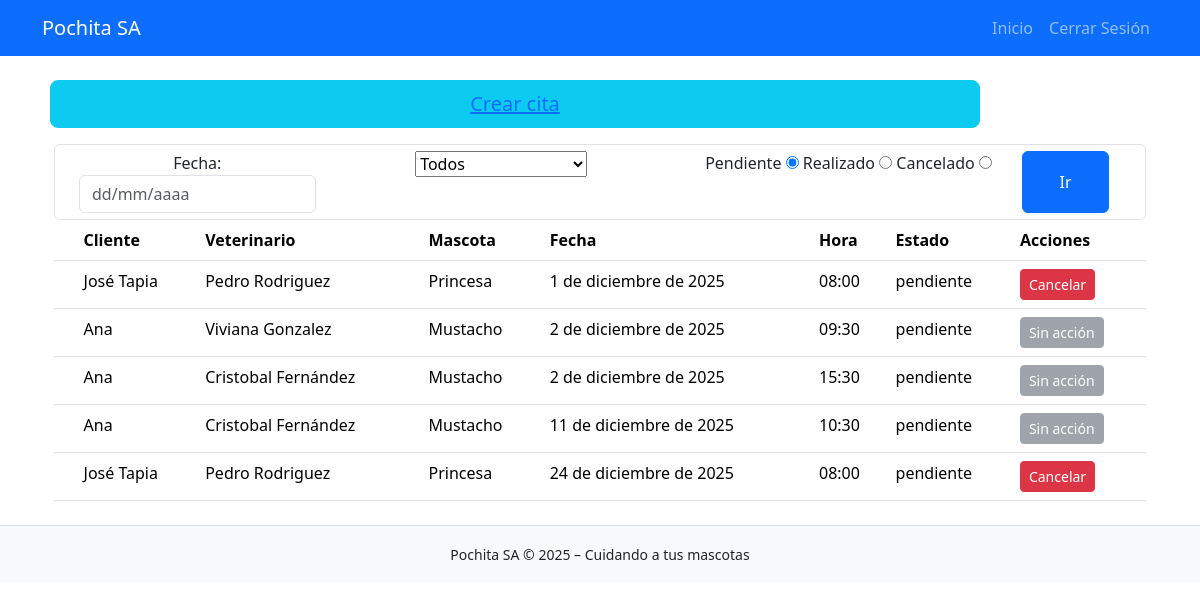
/horarios/ (signed in), run on an earlier commit of the app's database.
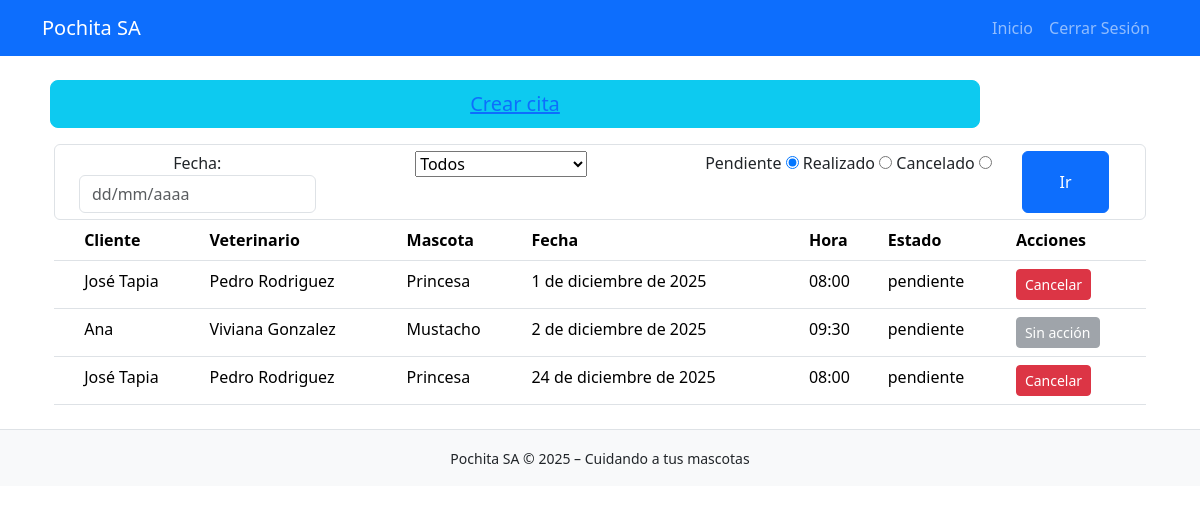
And on a later commit of the database.
### horarios/models.py (models this page shows, shortened)
class Cita(models.Model):
    fecha = models.DateField(verbose_name="Fecha agendada")
    hora_inicial = models.IntegerField(verbose_name="Bloque inicial de cita")
    estado = models.CharField(max_length=9, choices=ESTADOS_DE_CITA, verbose_name="Estado")
    veterinario = models.ForeignKey(Veterinario, on_delete=models.CASCADE, verbose_name="Veterinario asignado")
    ficha_cliente = models.ForeignKey(FichaMascota, on_delete=models.CASCADE, verbose_name="Ficha Cliente")
    updated = models.DateTimeField(auto_now=True, verbose_name="Última vez actualizado")
    def bloques_a_tiempo(self, bloque):
        inicio_horario = datetime(self.fecha.year, self.fecha.month, self.fecha.day, 8, 0, 0, 0)
        result = inicio_horario + timedelta(minutes=(bloque - 1) * 30)
        return result.strftime('%H:%M')
    @property
    def hora_inicial_a_tiempo(self):
        return self.bloques_a_tiempo(self.hora_inicial)

### fichas_mascota/models.py (models this page shows, shortened)
class FichaMascota(models.Model):
    cliente = models.CharField(max_length=90, verbose_name="Nombre del dueño")
    mascota = models.CharField(max_length=30, verbose_name="Nombre de la mascota")
    especie = models.CharField(max_length=40, verbose_name="Especie de la mascota")
    edad = models.IntegerField(verbose_name="Edad de la mascota")
    peso = models.IntegerField(verbose_name="Peso de la mascota")
    vacunas = models.TextField(max_length=60, verbose_name="Descripción de vacunas")
    tratamientos_apli = models.TextField(max_length=200, verbose_name="Tratamientos aplicados")
    tratamientos_sig = models.TextField(max_length=100, verbose_name="Siguiente tratamiento por aplicar")
    telefono = models.CharField(max_length=15, verbose_name="Teléfono de contacto")
    created = models.DateTimeField(auto_now_add=True, verbose_name="Fecha creación")
    updated = models.DateTimeField(auto_now=True, verbose_name="Última vez actualizado")

### veterinarios/models.py (models this page shows, shortened)
class Veterinario(models.Model):
    nombre = models.CharField(max_length=120, verbose_name="Nombre de Veterinario")
    usuario = models.ForeignKey(User, on_delete=models.CASCADE, verbose_name="Cuenta de usuario")
    created = models.DateTimeField(auto_now_add=True, verbose_name="Fecha de registro")

### horarios/views.py (the view)
# urls.py: path('', views.horarios, name = "horarios"),
@login_required
def horarios(req):
    veterinario = req.GET.get('veterinario')
    if veterinario:
        veterinario = veterinario.strip()
    estado = req.GET.get('estado', None)
    lista_estados = ["realizado", "pendiente", "cancelado"]
    if estado not in lista_estados: estado = "pendiente"
    fecha = localtime().date()
    try:
        fecha_str = req.GET.get('fecha', None)
        fecha = datetime.strptime(fecha_str, "%d/%m/%Y").date()
        fecha_max = fecha
    except:
        fecha = date(fecha.year, fecha.month, 1)
        fecha_max = fecha + relativedelta(months=1)
        fecha_max = date(
            fecha_max.year,
            fecha_max.month,
            calendar.monthrange(fecha_max.year, fecha_max.month)[1]
        )
    if(veterinario): citas = Cita.objects.filter(fecha__range = (fecha, fecha_max), estado = estado, veterinario__id = veterinario).order_by('fecha')
    else: citas = Cita.objects.filter(fecha__range = (fecha, fecha_max), estado = estado).order_by('fecha')
    veterinarios = Veterinario.objects.all().order_by('id')
    try: vet_loggeado = Veterinario.objects.get(usuario__id = req.user.id)
    except: vet_loggeado = None
    notificaciones = get_notificaciones(req)
    return render(req, 'horarios/horario.html', {
        'citas': citas,
        'fecha_min': date(2020, 1, 1),
        'fecha_max': fecha_max,
        'veterinarios': veterinarios,
        'vet_loggeado': vet_loggeado,
        'notificaciones': notificaciones
    })

### core/processors.py (called while the page is built)
def ctx_dict(req):
    ctx = {
        "NOMBRE_PAGINA": "Pochita S.A",
        "LINK_GITHUB": "https://github.com/FrappuccinoIc/pochita_sa"
    }
    return ctx

### core/views.py (called while the page is built)
def get_notificaciones(req):
    user_id = req.user.id
    try: recepcionista = Recepcionista.objects.get(usuario__id = user_id)
    except: recepcionista = False
    if not recepcionista:
        return 0
    notificaciones = Notificacion.objects.filter(recepcionista__usuario__id = user_id)
    return {"num": len(notificaciones), "es_recepcionista": recepcionista}

### horarios/templates/horarios/horario.html (shortened to what this page needs)
{% extends 'core/base.html' %}
{% block content %}
<div class="container">
    <div class="row text-center mb-3 x-5">
        <button class="btn btn-info btn-lg btn-block col-10 mx-2"><a class="" href="/horarios/citas/registrar">Crear cita</a></button>
    </div>
    <form class="form-control text-center" method="get" action="">
        <div class="container row">
            <div class="col-3">
                <label for="fecha">Fecha:</label>
                <input type="text" id="fecha" name="fecha" class="form-control" autocomplete="off" placeholder="dd/mm/aaaa"
                    min="{{fecha_min.year}}-{{fecha_min.month}}-1"
                    max="{{fecha_max.year}}-{{fecha_max.month}}-{{fecha_max.day}}"
                >
            </div>
            <div class="col-4">
                <select name="veterinario" id="veterinario">
                    <option value="">Todos</option>
                </select>
            </div>
            <div class="col-4">
                <label for="pendiente">Pendiente</label>
                <input type="radio" id="pendiente" name="estado" value="pendiente" checked>
                <label for="realizado">Realizado</label>
                <input type="radio" id="realizado" name="estado" value="realizado">
                <label for="cancelado">Cancelado</label>
                <input type="radio" id="cancelado" name="estado" value="cancelado">
            </div>
            <button class="btn btn-primary col-1">Ir</button>
        </div>
    </form>
    <table class="table">
        <thead>
            <tr>
                <th></th>
                <th>Cliente</th>
                <th>Veterinario</th>
                <th>Mascota</th>
                <th>Fecha</th>
                <th>Hora</th>
                <th>Estado</th>
                <th>Acciones</th>
            </tr>
        </thead>
        <tbody>
            {% for cita in citas %}
            <tr>
                <td></td>
                <td>{{ cita.ficha_cliente.cliente }}</td>
                <td>{{ cita.veterinario.nombre }}</td>
                <td>{{ cita.ficha_cliente.mascota }}</td>
                <td>{{ cita.fecha }}</td>
                <td>{{ cita.hora_inicial_a_tiempo }}</td>
                <td>{{ cita.estado }}</td>
                <td>
                    {% if vet_loggeado.id == cita.veterinario.id and cita.estado == "pendiente" %}
                    <a href="{% url 'eliminar_cita' cita.id %}"
                        class="btn btn-sm btn-danger">
                        Cancelar
                    </a>
                    {% elif vet_loggeado.id == cita.veterinario.id %}
                    <button class="btn btn-sm btn-dark" disabled>
                        {{ cita.estado|capfirst }}
                    </button>
                    {% else %}
                    <button class="btn btn-sm btn-secondary" disabled>
                        Sin acción
                    </button>
                    {% endif %}
                </td>
            </tr>
            {% endfor %}
        </tbody>
    </table>
</div>
<link rel="stylesheet"
href="https://cdnjs.cloudflare.com/ajax/libs/bootstrap-datepicker/1.9.0/css/bootstrap-datepicker.min.css">
{% endblock %}

What changed in the data, as far as the page shows it:
no longer on this page (row edited): Cita: ficha_cliente.cliente "Ana", veterinario.nombre "Cristobal Fernández", ficha_cliente.mascota "Mustacho", fecha "2 de diciembre de 2025", hora_inicial_a_tiempo "15:30", estado "pendiente", shows "Sin acción"
no longer on this page (row edited): Cita: ficha_cliente.cliente "Ana", veterinario.nombre "Cristobal Fernández", ficha_cliente.mascota "Mustacho", fecha "11 de diciembre de 2025", hora_inicial_a_tiempo "10:30", estado "pendiente", shows "Sin acción"
